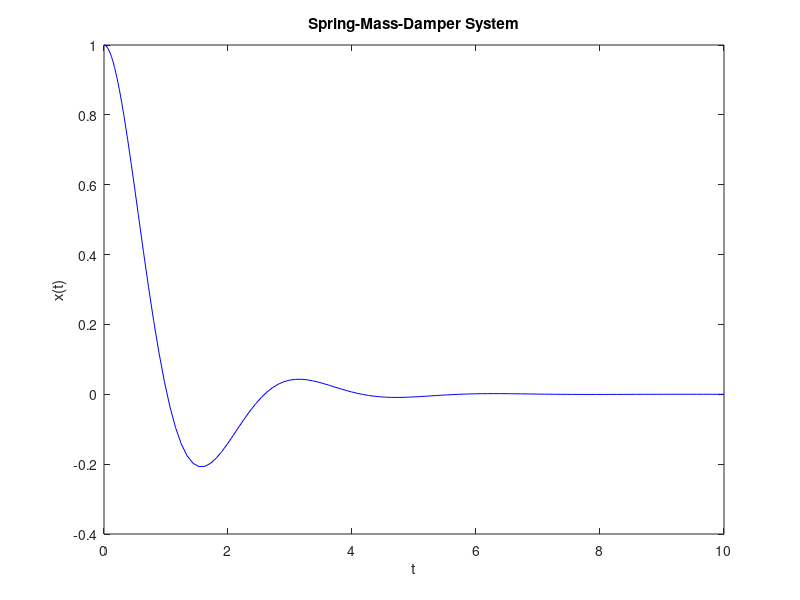

MATLAB code to generate this figure:
% if you do not have enough theoretical knowledge on this subject,
% you can watch these videos
% [ENG]https://youtu.be/r1eWerqrcqo?si=3RnXVs8__QSvUo5I
f = @(t, u) [u(2); -5*u(1) - 2*u(2)];
[t, u] = ode45(f, [0 10], [1; 0]);
plot(t, u(:,1), 'b')
xlabel('t')
ylabel('x(t)')
title('Spring-Mass-Damper System')
